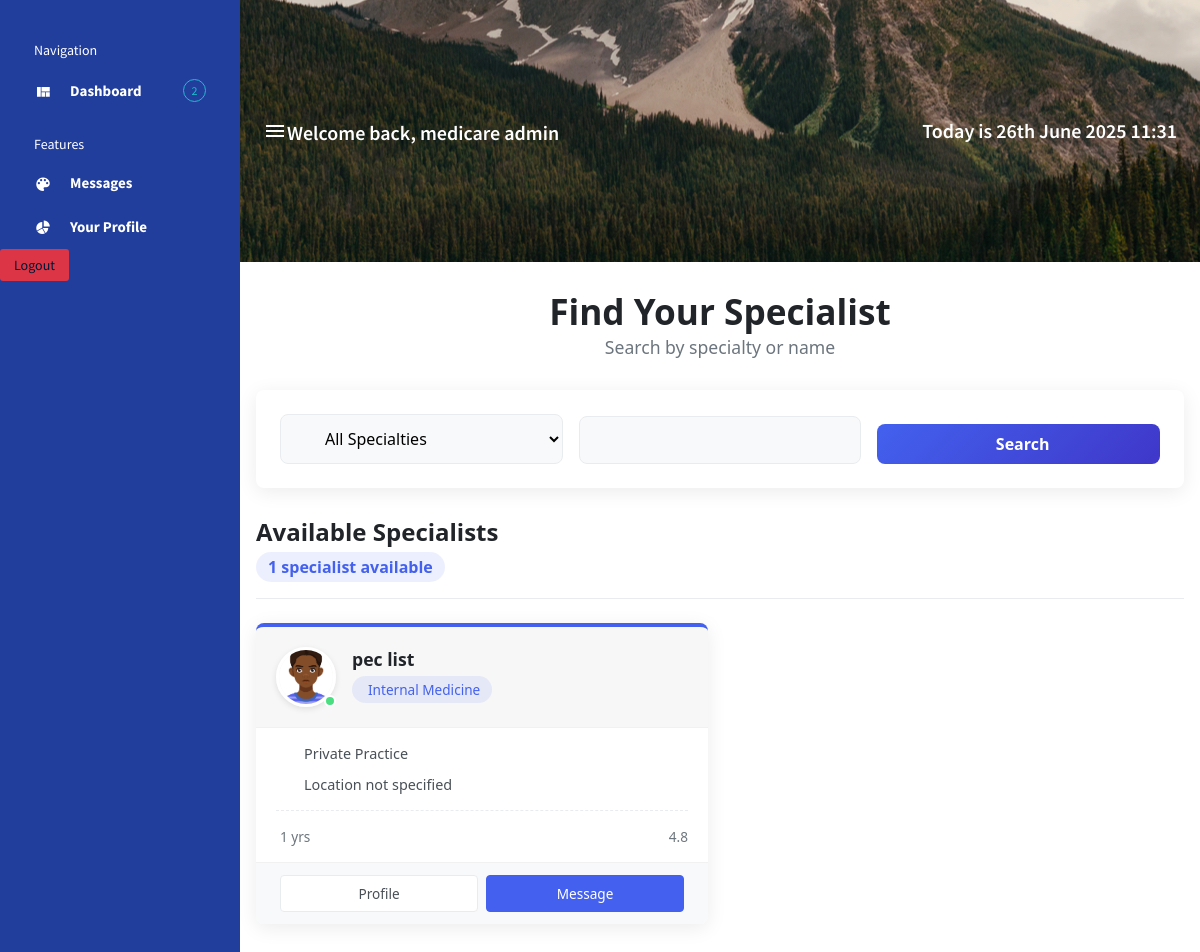
/specialists/search/ (signed in), run on an earlier commit of the app's database.
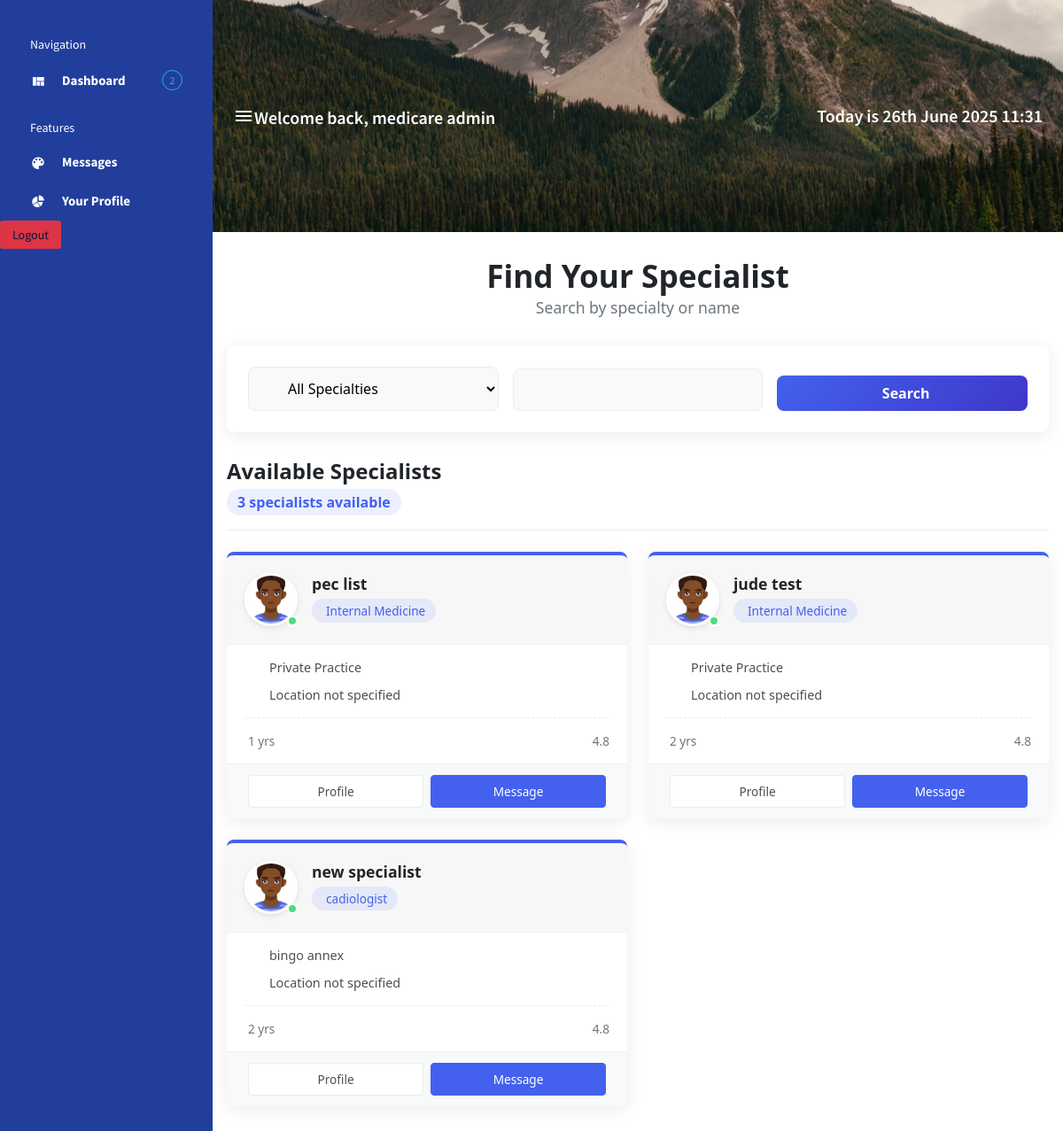
And on a later commit of the database.
### core_app/models.py (models this page shows, shortened)
class User(AbstractUser):
    username = None
    email = models.EmailField('email address', unique=True)
    phone_number = models.CharField(max_length=10)
    is_patient = models.BooleanField(default=False)
    is_specialist = models.BooleanField(default=False)
    USERNAME_FIELD = 'email'
    REQUIRED_FIELDS = ['first_name', 'last_name', 'phone_number']
    objects = UserManager()

class SpecialistProfile(models.Model):
    user = models.OneToOneField(settings.AUTH_USER_MODEL, on_delete=models.CASCADE, primary_key=True, related_name='specialist_profile')
    specialty = models.ForeignKey(Specialty, on_delete=models.SET_NULL, null=True, blank=True, related_name='specialists')
    qualifications = models.TextField(blank=True, null=True)
    experience_years = models.PositiveIntegerField(blank=True, null=True)
    consultation_fee = models.DecimalField(max_digits=10, decimal_places=2, blank=True, null=True)
    profile_picture = models.ImageField(upload_to = "specialist_profile_pic", blank=True, null=True)
    hospital = models.ForeignKey('Hospital', on_delete=models.SET_NULL, null=True, blank=True, related_name='specialists')
    specialist_id = models.CharField(max_length=20, null=True, blank=True, help_text="Required if not affiliated with a hospital"
    )

class Specialty(models.Model):
    name = models.CharField(max_length=100, unique=True)
    description = models.TextField(blank=True, null=True)
    class Meta:
        verbose_name_plural = "Specialties"
    def __str__(self):
        return self.name

class Hospital(models.Model):
    name = models.CharField(max_length=255)
    license_number = models.CharField(max_length=50, unique=True)
    address = models.TextField()
    verified = models.BooleanField(default=False)

### core_app/views.py (the view, shortened to what this page needs)
# urls.py: path("specialists/search/", SpecialistSearchView.as_view(), name="specialist_search"),
@method_decorator(login_required, name='dispatch')
class SpecialistSearchView(ListView):
    model = User
    template_name = 'specialist_search.html'
    context_object_name = 'specialists'
    paginate_by = 10  # Pagination for large result sets
    def get_queryset(self):
        form = SpecialistSearchForm(self.request.GET or None)
        queryset = User.objects.filter(is_specialist=True)
        return queryset.select_related('specialist_profile')
    def get_context_data(self, **kwargs):
        context = super().get_context_data(**kwargs)
        context['form'] = SpecialistSearchForm(self.request.GET or None)
        return context

### core_app/forms.py (shortened to what this page needs)
class SpecialistSearchForm(forms.Form):
    specialty = forms.ModelChoiceField(
        queryset=Specialty.objects.all(),
        required=False,
        empty_label="All Specialties"
    )
    name = forms.CharField(required=False)

### core_app/templates/specialist_search.html (shortened to what this page needs)
{% extends "dashboard.html" %}
{% load static %}
{% block content %}
<div class="search-container">
    <div class="search-header">
        <h1 class="search-title">Find Your Specialist</h1>
        <p class="search-subtitle">Search by specialty or name</p>
    </div>
    <div class="search-form">
        <form method="get" action="{% url 'specialist_search' %}" class="elegant-search-form">
            <div class="form-grid">
                <div class="form-group">
                    <div class="input-with-icon">
                        {{ form.specialty }}
                    </div>
                </div>
                <div class="form-group">
                    <div class="input-with-icon">
                        {{ form.name }}
                    </div>
                </div>
                <button type="submit" class="btn search-btn">
                     Search
                </button>
            </div>
        </form>
    </div>
    <div class="search-results">
        <div class="results-header">
            <h2>Available Specialists</h2>
            {% if specialists %}
                <div class="results-meta">
                    <span class="results-count">{{ page_obj.paginator.count }} specialist{{ page_obj.paginator.count|pluralize }} available</span>
                </div>
            {% endif %}
        </div>
        {% if specialists %}
            <div class="specialists-grid">
                {% for specialist in specialists %}
                    <div class="specialist-card">
                        <div class="card-header">
                            <div class="avatar-container">
                                <img src="{% static 'images\default-avatar.jpg' %}" alt="{{ specialist.get_full_name }}" class="profile-avatar">
                                <div class="online-status"></div>
                            </div>
                            <div class="specialist-info">
                                <h3>{{ specialist.get_full_name }}</h3>
                                <div class="specialty-badge">
                                    {{ specialist.specialist_profile.specialty.name|default:"General Practitioner" }}
                                </div>
                            </div>
                        </div>
                        <div class="card-body">
                            <div class="detail-row">
                                <span>{{ specialist.specialist_profile.hospital.name|default:"Private Practice" }}</span>
                            </div>
                            <div class="detail-row">
                                <span>{{ specialist.specialist_profile.location|default:"Location not specified" }}</span>
                            </div>
                            <div class="stats-row">
                                <div class="stat-item">
                                    <span>{{ specialist.specialist_profile.experience_years|default:"0" }} yrs</span>
                                </div>
                                <div class="stat-item">
                                    <span>4.8</span>
                                </div>
                            </div>
                        </div>
                        <div class="card-footer">
                            <a href="{% url 'core_app:specialist_information' %}" class="action-btn profile-btn">
                                 Profile
                            </a>
                            <a href="{% url 'compose_to_specialist' specialist.id %}" class="action-btn primary-btn">
                                 Message
                            </a>
                        </div>
                    </div>
                {% endfor %}
            </div>
        {% endif %}
    </div>
</div>
{% endblock %}

### core_app/templates/dashboard.html (shortened to what this page needs)
{% load static %}
<!DOCTYPE html>
<html lang="en">
<head>
  <link rel="stylesheet" href="{% static 'vendors/mdi/css/materialdesignicons.min.css' %}">
  <link rel="stylesheet" href="{% static 'vendors/css/vendor.bundle.base.css' %}">
  <link rel="stylesheet" href="{% static 'css/style.css' %}">
</head>
<body>
  <div class="container-scroller d-flex">
    <nav class="sidebar sidebar-offcanvas" id="sidebar">
      <ul class="nav">
        <li class="nav-item sidebar-category">
          <p>Navigation</p>
        </li>
        <li class="nav-item">
          <a class="nav-link" href="{% url 'specialist_search' %}">
            <i class="mdi mdi-view-quilt menu-icon"></i>
            <span class="menu-title">Dashboard</span>
            <div class="badge badge-info badge-pill">2</div>
          </a>
        </li>
        <li class="nav-item sidebar-category">
          <p>Features</p>
        </li>
        <li class="nav-item">
          <a class="nav-link" href="{% url 'inbox' %}" >
            <i class="mdi mdi-palette menu-icon"></i>
            <span class="menu-title">Messages</span>
          </a>
        </li>
        <li class="nav-item">
          <a class="nav-link" href="{% url 'core_app:profile' %}">
            <i class="mdi mdi-chart-pie menu-icon"></i>
            <span class="menu-title">Your Profile</span>
          </a>
        </li>
        <li class="nav-item">
          <form action="{% url 'logout' %}" method="post">
            <button class="btn bg-danger btn-sm menu-title">Logout</button>
          </form>
        </li>
      </ul>
    </nav>
    <div class="container-fluid page-body-wrapper">
      <nav class="navbar col-lg-12 col-12 px-0 py-0 py-lg-4 d-flex flex-row">
        <div class="navbar-menu-wrapper d-flex align-items-center justify-content-end">
          <button class="navbar-toggler navbar-toggler align-self-center" type="button" data-toggle="minimize">
            <span class="mdi mdi-menu"></span>
          </button>
          <h4 class="font-weight-bold mb-0 d-none d-md-block mt-1">Welcome back, {{ user.get_full_name|default:user.username }}</h4>
          <ul class="navbar-nav navbar-nav-right">
            <li class="nav-item">
              <h4 class="mb-0 font-weight-bold d-none d-xl-block">
                Today is {{ current_date }}
                {% now "jS F Y H:i" %} </h4>
            </li>
          </ul>
        </div>
      </nav>
      {% block content %}
       {% endblock content %}
    </div>
  </div>
</body>
</html>

### core_app/templates/specialist_search.html (style rules this page uses)
:root { --primary-color: #4361ee; --secondary-color: #3f37c9; --accent-color: #4895ef; --light-color: #f8f9fa; --dark-color: #212529; --success-color: #4cc9f0; --warning-color: #f72585; --border-radius: 8px; --box-shadow: 0 4px 20px rgba(0, 0, 0, 0.08); --transition: all 0.3s ease; }
.search-container { max-width: 1200px; margin: 0 auto; padding: 2rem 1rem; font-family: 'Segoe UI', Tahoma, Geneva, Verdana, sans-serif; }
.search-header { text-align: center; margin-bottom: 2rem; }
.search-title { color: var(--dark-color); font-size: 2.2rem; margin-bottom: 0.5rem; font-weight: 700; }
.search-subtitle { color: #6c757d; font-size: 1.1rem; }
.elegant-search-form { background: white; border-radius: var(--border-radius); padding: 1.5rem; box-shadow: var(--box-shadow); margin-bottom: 2rem; }
.form-grid { display: grid; grid-template-columns: repeat(auto-fit, minmax(250px, 1fr)); gap: 1rem; align-items: flex-end; }
.form-group { margin-bottom: 0; }
.input-with-icon { position: relative; }
.input-with-icon select, .input-with-icon input { width: 100%; padding: 0.75rem 1rem 0.75rem 2.5rem; border: 1px solid #e9ecef; border-radius: var(--border-radius); font-size: 1rem; transition: var(--transition); background-color: #f8f9fa; }
.search-btn { background: linear-gradient(135deg, var(--primary-color), var(--secondary-color)); color: white; border: none; padding: 0.75rem 1.5rem; border-radius: var(--border-radius); font-size: 1rem; font-weight: 600; cursor: pointer; transition: var(--transition); height: auto; display: flex; align-items: center; justify-content: center; gap: 0.5rem; }
.results-header { margin-bottom: 1.5rem; padding-bottom: 1rem; border-bottom: 1px solid #e9ecef; }
.results-header h2 { color: var(--dark-color); font-size: 1.5rem; margin-bottom: 0.5rem; }
.results-meta { display: flex; justify-content: space-between; align-items: center; }
.results-count { color: var(--primary-color); font-weight: 600; background: rgba(67, 97, 238, 0.1); padding: 0.25rem 0.75rem; border-radius: 20px; }
.specialists-grid { display: grid; grid-template-columns: repeat(auto-fill, minmax(300px, 1fr)); gap: 1.5rem; }
.specialist-card { background: white; border-radius: var(--border-radius); box-shadow: var(--box-shadow); overflow: hidden; transition: var(--transition); border-top: 4px solid var(--primary-color); }
.card-header { display: flex; padding: 1.25rem; border-bottom: 1px solid #f1f1f1; align-items: center; }
.avatar-container { position: relative; margin-right: 1rem; }
.profile-avatar { width: 60px; height: 60px; border-radius: 50%; object-fit: cover; border: 3px solid white; box-shadow: 0 2px 6px rgba(0, 0, 0, 0.1); }
.online-status { position: absolute; bottom: 0; right: 0; width: 12px; height: 12px; background-color: #4ade80; border-radius: 50%; border: 2px solid white; }
.specialist-info h3 { margin: 0 0 0.25rem 0; color: var(--dark-color); font-size: 1.1rem; }
.specialty-badge { display: inline-flex; align-items: center; gap: 0.25rem; background: rgba(67, 97, 238, 0.1); color: var(--primary-color); padding: 0.25rem 0.75rem; border-radius: 20px; font-size: 0.85rem; }
.card-body { padding: 1rem 1.25rem; }
.detail-row { display: flex; align-items: center; margin-bottom: 0.75rem; color: #495057; font-size: 0.9rem; }
.stats-row { display: flex; justify-content: space-between; margin-top: 1rem; padding-top: 1rem; border-top: 1px dashed #e9ecef; }
.stat-item { display: flex; align-items: center; gap: 0.25rem; font-size: 0.85rem; color: #6c757d; }
.card-footer { display: flex; padding: 0.75rem 1.25rem; border-top: 1px solid #f1f1f1; background: #f8f9fa; }
.action-btn { flex: 1; padding: 0.5rem; text-align: center; font-size: 0.85rem; border-radius: 4px; margin: 0 0.25rem; transition: var(--transition); text-decoration: none; }
.profile-btn { background: white; color: #495057; border: 1px solid #e9ecef; }
.primary-btn { background: var(--primary-color); color: white; border: 1px solid var(--primary-color); }

What changed in the data, as far as the page shows it:
added User: get_full_name (placeholder picture), get_full_name "jude test", specialist_profile.specialty.name "Internal Medicine", specialist_profile.hospital.name "Private Practice", specialist_profile.location "Location not specified", specialist_profile.experience_years "2"
added User: get_full_name "new specialist", specialist_profile.specialty.name "cadiologist", specialist_profile.hospital.name "bingo annex", specialist_profile.location "Location not specified", specialist_profile.experience_years "2"
Also different on the page:
{{ page_obj.paginator.count }}: "1" → "3"
